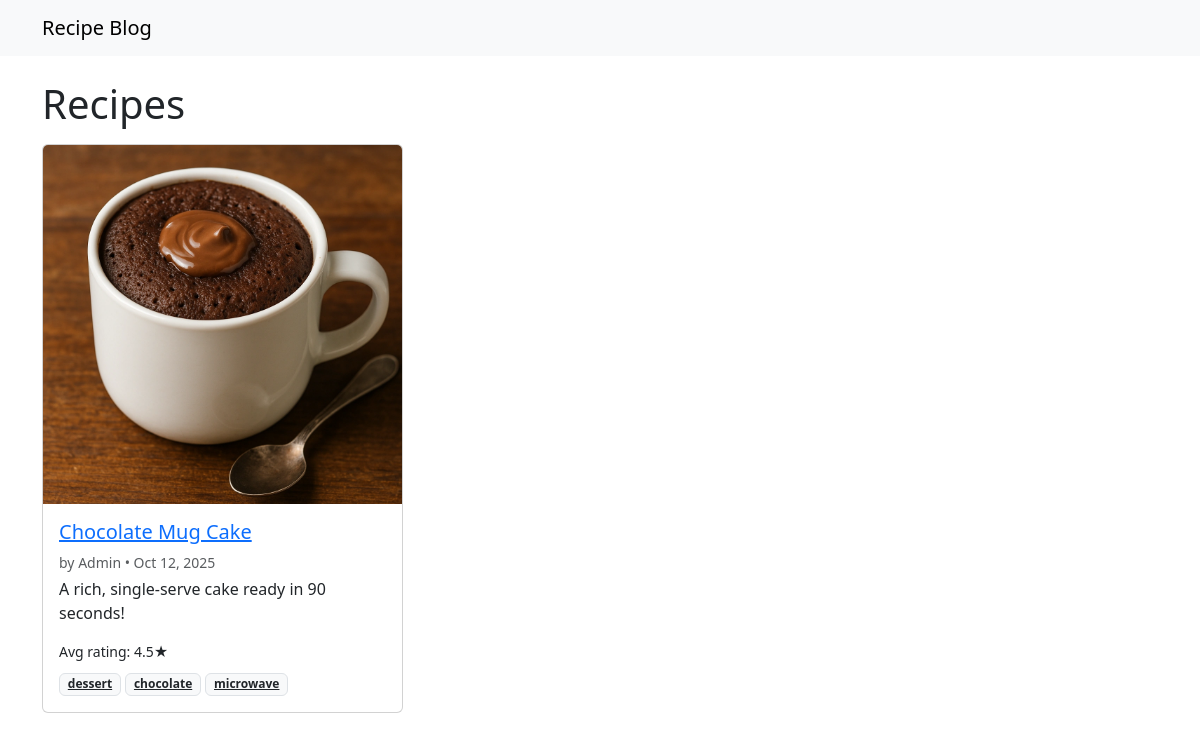
/?tag=dessert, run on the app's committed database.
### recipes/models.py (models this page shows, shortened)
class Recipe(models.Model):
    author = models.ForeignKey(User, on_delete=models.CASCADE, related_name="recipes")
    title = models.CharField(max_length=200)
    slug = models.SlugField(max_length=220, unique=True)
    excerpt = models.TextField(max_length=300, blank=True)
    description = models.TextField()
    ingredients = models.TextField(help_text="One per line")
    steps = models.TextField(help_text="One step per line")
    tags = models.CharField(max_length=250, blank=True, help_text="Comma-separated tags")
    prep_minutes = models.PositiveIntegerField(default=0)
    cook_minutes = models.PositiveIntegerField(default=0)
    servings = models.PositiveIntegerField(default=1)
    image = models.ImageField(upload_to="recipes/", blank=True, null=True)
    status = models.CharField(max_length=10, choices=STATUS_CHOICES, default="draft")
    created_at = models.DateTimeField(auto_now_add=True)
    updated_at = models.DateTimeField(auto_now=True)
    class Meta:
        ordering = ["-created_at"]
    def tag_list(self) -> list[str]:
        return [t.strip() for t in self.tags.split(",") if t.strip()]
    @property
    def average_rating(self) -> float:
        agg = self.ratings.aggregate(models.Avg("stars"))
        return round(agg["stars__avg"] or 0, 1)

### recipes/views.py (the view, shortened to what this page needs)
# urls.py: path("", views.RecipeListView.as_view(), name="recipe_list"),
class RecipeListView(ListView):
    model = Recipe
    template_name = "recipes/recipe_list.html"
    context_object_name = "recipes"
    paginate_by = 9
    def get_queryset(self):
        qs = Recipe.objects.filter(status="published")
        q = self.request.GET.get("q")
        tag = self.request.GET.get("tag")
        if tag:
            qs = qs.filter(tags__icontains=tag)
        return qs

### recipes/templates/recipes/recipe_list.html (shortened to what this page needs)
{% extends "base.html" %}
{% block content %}
<h1 class="mb-3">Recipes</h1>
<div class="row g-3">
  {% for r in recipes %}
  <div class="col-md-4">
    <div class="card h-100">
      {% if r.image %}<img src="{{ r.image.url }}" class="card-img-top" alt="{{ r.title }}">{% endif %}
      <div class="card-body">
        <h5 class="card-title"><a href="{% url 'recipe_detail' r.slug %}">{{ r.title }}</a></h5>
        <p class="text-muted small mb-1">by {{ r.author.username }} • {{ r.created_at|date:"M d, Y" }}</p>
        {% if r.excerpt %}<p class="card-text">{{ r.excerpt }}</p>{% endif %}
        {% if r.average_rating %}<div class="small">Avg rating: {{ r.average_rating }}★</div>{% endif %}
        <div class="mt-2">
          {% for t in r.tag_list %}
            <a class="badge bg-light text-dark border" href="?tag={{ t|urlencode }}">{{ t }}</a>
          {% endfor %}
        </div>
      </div>
    </div>
  </div>
  {% empty %}
    <p>No recipes yet.</p>
  {% endfor %}
</div>
{% endblock %}

### static/site.css (style rules this page uses)
img { max-width: 100%; height: auto; }

### data on the page
Recipe: image (picture), title "Chocolate Mug Cake", author.username "Admin", created_at "Oct 12, 2025", excerpt "A rich, single-serve cake ready in 90 seconds!", average_rating "4.5", tag_list "dessert" "chocolate" "microwave"
